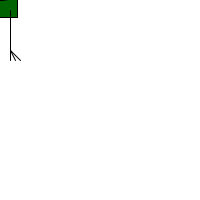
Frame 1 (no input)
Frame 60 (the mouse pressed at the canvas centre just before this capture): identical to frame 1, image omitted
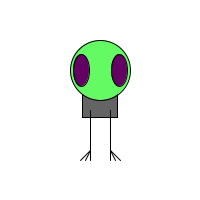
Frame 120 (the mouse held since frame 60 and released just before this capture)

The Processing sketch that drew these frames (run headless with seeded random() and noise(); from frame 60 on, the mouse is pressed at the canvas centre):

// Processing sketch: processing_165407
// ── processing_165407.pde

void setup() {
  // Set the size of the window
  size(200,200);
  smooth();
  // The frame rate is set to 30 frames per second.
  frameRate(40);
}
  
void draw() {
  // Draw a white background
  background(255);
 
  // Set ellipses and rects to CENTER mode
  ellipseMode(CENTER);
  rectMode(CENTER);
 
  // Draw Zoog's body
  fill(mouseX,100,mouseY);
  stroke(0);
  rect(mouseX,mouseY,35,35);
 
  // Draw Zoog's head
  stroke(0);
  fill(mouseX,250,mouseY);
  ellipse(mouseX,mouseY-30,60,60);
 
  // Draw Zoog's eyes
  // The eye color is determined by the mouse location.
  fill(mouseX,0,mouseY);
  ellipse(mouseX-19,mouseY-30,16,32);
  ellipse(mouseX+19,mouseY-30,16,32);
 
  // Draw Zoog's legs
  stroke(0);
  // The legs are drawn according to the mouse location and the previous mouse location.
  line(mouseX-10,mouseY+50,pmouseX-10,pmouseY+60);
  line(mouseX+10,mouseY+50,pmouseX+10,pmouseY+60);
  line(mouseX-10,mouseY+50,pmouseX-15,pmouseY+60);
  line(mouseX+10,mouseY+50,pmouseX+15,pmouseY+60);
  line(mouseX-10,mouseY+50,pmouseX-20,pmouseY+60);
  line(mouseX+10,mouseY+50,pmouseX+20,pmouseY+60);
  line(mouseX-10,mouseY+50,pmouseX-10,pmouseY+10);
  line(mouseX+10,mouseY+50,pmouseX+10,pmouseY+10);
}
 
void mousePressed() {
  println("Plz....make it stap");
}
